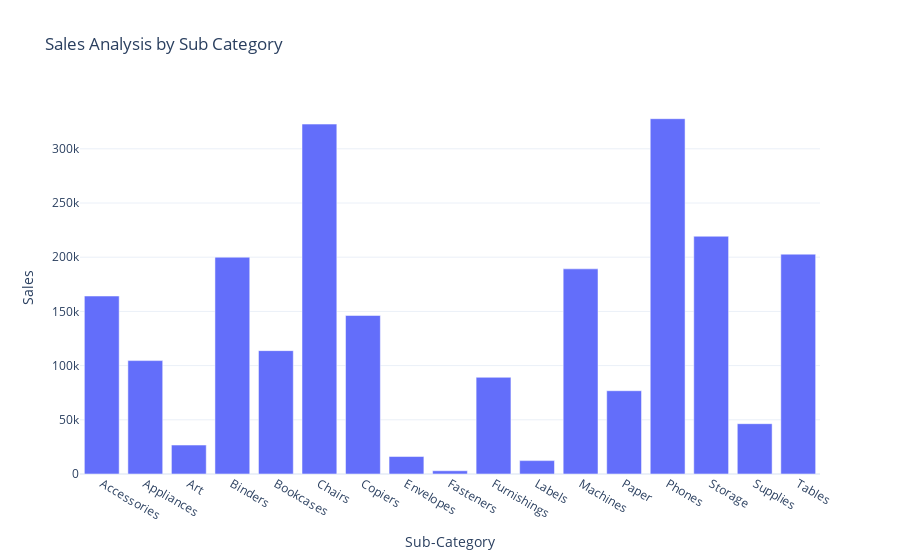

Notebook cell for this chart:
### Code cell
fig = px.bar(sales_by_subcategory,
             x = 'Sub-Category',
             y = 'Sales',
             title = 'Sales Analysis by Sub Category')

fig.show()

### Figure 1 — Plotly figure (JSON) as saved in the notebook; plotly's stock layout.template omitted (floating-point values rounded to 4 significant figures)
{"data": [{"hovertemplate": "Sub-Category=%{x}<br>Sales=%{y}<extra></extra>", "legendgroup": "", "marker": {"color": "#636efa", "pattern": {"shape": ""}}, "name": "", "orientation": "v", "showlegend": false, "textposition": "auto", "type": "bar", "x": ["Accessories", "Appliances", "Art", "Binders", "Bookcases", "Chairs", "Copiers", "Envelopes", "Fasteners", "Furnishings", "Labels", "Machines", "Paper", "Phones", "Storage", "Supplies", "Tables"], "xaxis": "x", "y": [164200.0, 104600.0, 26710.0, 200000.0, 113800.0, 322800.0, 146200.0, 16130.0, 3002.0, 89210.0, 12350.0, 189200.0, 76830.0, 327800.0, 219300.0, 46420.0, 202800.0], "yaxis": "y"}], "layout": {"barmode": "relative", "legend": {"tracegroupgap": 0}, "title": {"text": "Sales Analysis by Sub Category"}, "xaxis": {"anchor": "y", "domain": [0, 1], "title": {"text": "Sub-Category"}}, "yaxis": {"anchor": "x", "domain": [0, 1], "title": {"text": "Sales"}}}}
